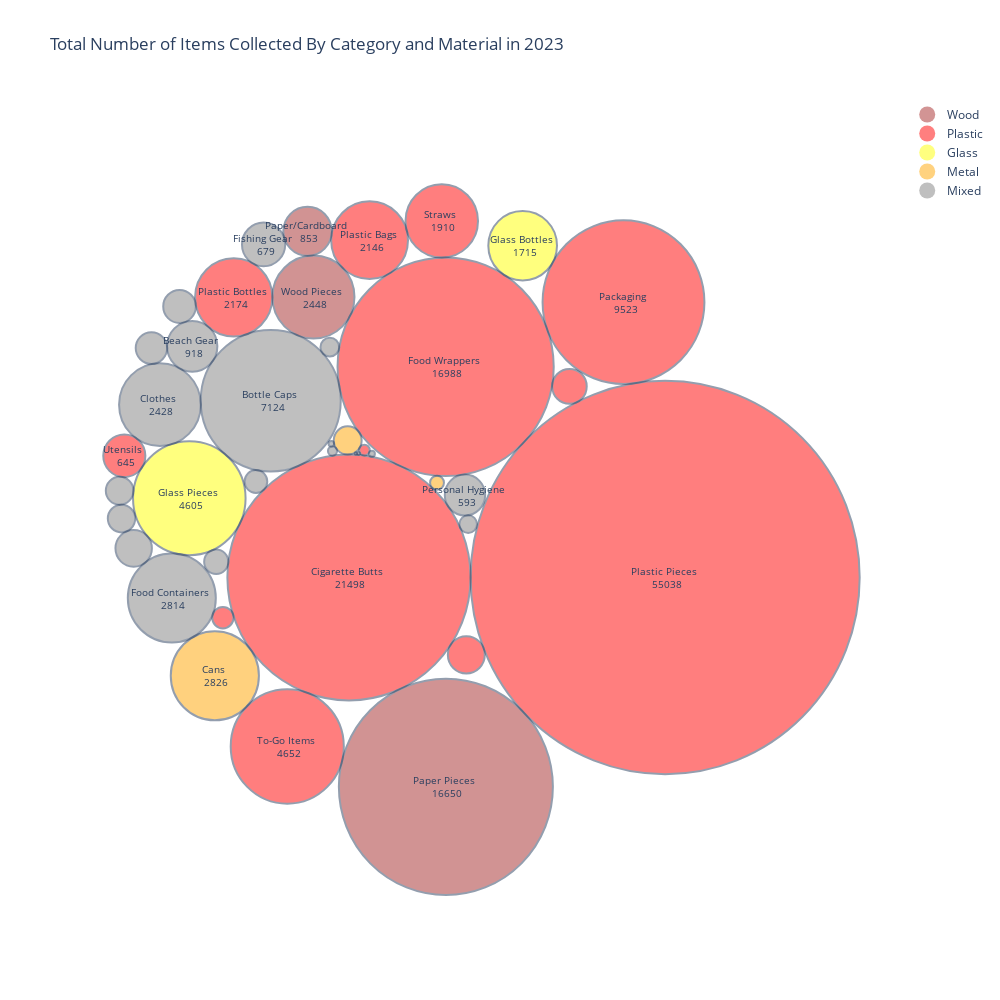

Notebook source saved alongside this figure:
### Markdown cell above
## Number of Items Collected in 2023 Color Coded by Material

This circle packing graph shows the total amount of items of the given categories that have been cleaned up by Save Our Shores from in 2023. The circle sizes correspond to the number of items. When circles are too small to display the text within them, the text has been removed, and you can instead hover over the circle to see the item category and number.
The circles are color coded based on their material, with the categories Mixed, Wood, Glass, Metal and Plastic.

### Code cell
sos23 = sos_data[sos_data['Date'].dt.year == 2023]
fig = graphs.circle_packing_graph(sos23, col_config, plot_colors=None)
fig.show()

### Figure 1 — Plotly figure (JSON) as saved in the notebook; plotly's stock layout.template omitted (floating-point values rounded to 4 significant figures)
{"data": [{"marker": {"color": "brown", "opacity": 0.5, "size": 20, "symbol": "circle"}, "mode": "markers", "name": "Wood", "showlegend": true, "type": "scatter", "x": [null], "y": [null]}, {"marker": {"color": "red", "opacity": 0.5, "size": 20, "symbol": "circle"}, "mode": "markers", "name": "Plastic", "showlegend": true, "type": "scatter", "x": [null], "y": [null]}, {"marker": {"color": "yellow", "opacity": 0.5, "size": 20, "symbol": "circle"}, "mode": "markers", "name": "Glass", "showlegend": true, "type": "scatter", "x": [null], "y": [null]}, {"marker": {"color": "orange", "opacity": 0.5, "size": 20, "symbol": "circle"}, "mode": "markers", "name": "Metal", "showlegend": true, "type": "scatter", "x": [null], "y": [null]}, {"marker": {"color": "grey", "opacity": 0.5, "size": 20, "symbol": "circle"}, "mode": "markers", "name": "Mixed", "showlegend": true, "type": "scatter", "x": [null], "y": [null]}], "layout": {"annotations": [{"font": {"size": 10}, "hovertext": "Plastic Pieces <br> 55038", "showarrow": false, "text": "Plastic Pieces <br> 55038", "x": 0.4652, "y": -0.1728}, {"font": {"size": 10}, "hovertext": "Cigarette Butts <br> 21498", "showarrow": false, "text": "Cigarette Butts <br> 21498", "x": -0.3535, "y": -0.1728}, {"font": {"size": 10}, "hovertext": "Food Wrappers <br> 16988", "showarrow": false, "text": "Food Wrappers <br> 16988", "x": -0.1032, "y": 0.3667}, {"font": {"size": 10}, "hovertext": "Paper Pieces <br> 16650", "showarrow": false, "text": "Paper Pieces <br> 16650", "x": -0.1026, "y": -0.7089}, {"font": {"size": 10}, "hovertext": "Packaging <br> 9523", "showarrow": false, "text": "Packaging <br> 9523", "x": 0.3573, "y": 0.5323}, {"font": {"size": 10}, "hovertext": "Bottle Caps <br> 7124", "showarrow": false, "text": "Bottle Caps <br> 7124", "x": -0.5561, "y": 0.28}, {"font": {"size": 10}, "hovertext": "To-Go Items <br> 4652", "showarrow": false, "text": "To-Go Items <br> 4652", "x": -0.5133, "y": -0.6056}, {"font": {"size": 10}, "hovertext": "Glass Pieces <br> 4605", "showarrow": false, "text": "Glass Pieces <br> 4605", "x": -0.767, "y": 0.0301}, {"font": {"size": 10}, "hovertext": "Cans <br> 2826", "showarrow": false, "text": "Cans <br> 2826", "x": -0.7009, "y": -0.4246}, {"font": {"size": 10}, "hovertext": "Food Containers <br> 2814", "showarrow": false, "text": "Food Containers <br> 2814", "x": -0.8123, "y": -0.2256}, {"font": {"size": 10}, "hovertext": "Wood Pieces <br> 2448", "showarrow": false, "text": "Wood Pieces <br> 2448", "x": -0.4455, "y": 0.5454}, {"font": {"size": 10}, "hovertext": "Clothes <br> 2428", "showarrow": false, "text": "Clothes <br> 2428", "x": -0.843, "y": 0.2699}, {"font": {"size": 10}, "hovertext": "Plastic Bottles <br> 2174", "showarrow": false, "text": "Plastic Bottles <br> 2174", "x": -0.6519, "y": 0.5446}, {"font": {"size": 10}, "hovertext": "Plastic Bags <br> 2146", "showarrow": false, "text": "Plastic Bags <br> 2146", "x": -0.3002, "y": 0.691}, {"font": {"size": 10}, "hovertext": "Straws <br> 1910", "showarrow": false, "text": "Straws <br> 1910", "x": -0.1132, "y": 0.7403}, {"font": {"size": 10}, "hovertext": "Glass Bottles <br> 1715", "showarrow": false, "text": "Glass Bottles <br> 1715", "x": 0.09623, "y": 0.677}, {"font": {"size": 10}, "hovertext": "Beach Gear <br> 918", "showarrow": false, "text": "Beach Gear <br> 918", "x": -0.7594, "y": 0.4192}, {"font": {"size": 10}, "hovertext": "Paper/Cardboard <br> 853", "showarrow": false, "text": "Paper/Cardboard <br> 853", "x": -0.4608, "y": 0.7137}, {"font": {"size": 10}, "hovertext": "Fishing Gear <br> 679", "showarrow": false, "text": "Fishing Gear <br> 679", "x": -0.5746, "y": 0.6802}, {"font": {"size": 10}, "hovertext": "Utensils <br> 645", "showarrow": false, "text": "Utensils <br> 645", "x": -0.9352, "y": 0.1387}, {"font": {"size": 10}, "hovertext": "Personal Hygiene <br> 593", "showarrow": false, "text": "Personal Hygiene <br> 593", "x": -0.05313, "y": 0.03834}, {"font": {"size": 10}, "hovertext": "Lids <br> 496", "showarrow": false, "text": "", "x": -0.04967, "y": -0.3709}, {"font": {"size": 10}, "hovertext": "Batteries <br> 483", "showarrow": false, "text": "", "x": -0.911, "y": -0.09825}, {"font": {"size": 10}, "hovertext": "Balloons <br> 433", "showarrow": false, "text": "", "x": 0.2174, "y": 0.3165}, {"font": {"size": 10}, "hovertext": "Construction Materials <br> 386", "showarrow": false, "text": "", "x": -0.7923, "y": 0.5212}, {"font": {"size": 10}, "hovertext": "Lighters <br> 359", "showarrow": false, "text": "", "x": -0.865, "y": 0.4147}, {"font": {"size": 10}, "hovertext": "Syringes <br> 283", "showarrow": false, "text": "", "x": -0.3568, "y": 0.1782}, {"font": {"size": 10}, "hovertext": "Bandaids <br> 277", "showarrow": false, "text": "", "x": -0.9474, "y": 0.04923}, {"font": {"size": 10}, "hovertext": "Strapping Bands <br> 273", "showarrow": false, "text": "", "x": -0.9425, "y": -0.02182}, {"font": {"size": 10}, "hovertext": "Tobacco <br> 212", "showarrow": false, "text": "", "x": -0.6973, "y": -0.1326}, {"font": {"size": 10}, "hovertext": "PPE <br> 186", "showarrow": false, "text": "", "x": -0.5944, "y": 0.07299}, {"font": {"size": 10}, "hovertext": "Beverage Pouches <br> 164", "showarrow": false, "text": "", "x": -0.68, "y": -0.2757}, {"font": {"size": 10}, "hovertext": "Bagged Pet Waste <br> 127", "showarrow": false, "text": "", "x": -0.4031, "y": 0.4171}, {"font": {"size": 10}, "hovertext": "E-Waste <br> 112", "showarrow": false, "text": "", "x": -0.04478, "y": -0.03621}, {"font": {"size": 10}, "hovertext": "Appliances <br> 70", "showarrow": false, "text": "", "x": -0.1255, "y": 0.0697}, {"font": {"size": 10}, "hovertext": "6-Pack Holders <br> 41", "showarrow": false, "text": "", "x": -0.3135, "y": 0.1534}, {"font": {"size": 10}, "hovertext": "Footwear <br> 30", "showarrow": false, "text": "", "x": -0.3963, "y": 0.151}, {"font": {"size": 10}, "hovertext": "Cigar Tips <br> 13", "showarrow": false, "text": "", "x": -0.2941, "y": 0.1443}, {"font": {"size": 10}, "hovertext": "Tires <br> 11", "showarrow": false, "text": "", "x": -0.3992, "y": 0.1697}, {"font": {"size": 10}, "hovertext": "Rope <br> 3", "showarrow": false, "text": "", "x": -0.3288, "y": 0.1448}, {"font": {"size": 10}, "hovertext": "Fireworks <br> 2", "showarrow": false, "text": "", "x": -0.3355, "y": 0.1446}], "autosize": false, "height": 1000, "plot_bgcolor": "rgba(0, 0, 0, 0)", "shapes": [{"fillcolor": "red", "line": {"width": 2}, "opacity": 0.5, "type": "circle", "x0": -0.03863, "x1": 0.9689, "xref": "x", "y0": -0.6766, "y1": 0.331, "yref": "y"}, {"fillcolor": "red", "line": {"width": 2}, "opacity": 0.5, "type": "circle", "x0": -0.6683, "x1": -0.03863, "xref": "x", "y0": -0.4877, "y1": 0.1421, "yref": "y"}, {"fillcolor": "red", "line": {"width": 2}, "opacity": 0.5, "type": "circle", "x0": -0.3831, "x1": 0.1767, "xref": "x", "y0": 0.08683, "y1": 0.6466, "yref": "y"}, {"fillcolor": "brown", "line": {"width": 2}, "opacity": 0.5, "type": "circle", "x0": -0.3797, "x1": 0.1745, "xref": "x", "y0": -0.986, "y1": -0.4319, "yref": "y"}, {"fillcolor": "red", "line": {"width": 2}, "opacity": 0.5, "type": "circle", "x0": 0.1478, "x1": 0.5669, "xref": "x", "y0": 0.3228, "y1": 0.7419, "yref": "y"}, {"fillcolor": "grey", "line": {"width": 2}, "opacity": 0.5, "type": "circle", "x0": -0.7374, "x1": -0.3749, "xref": "x", "y0": 0.09877, "y1": 0.4613, "yref": "y"}, {"fillcolor": "red", "line": {"width": 2}, "opacity": 0.5, "type": "circle", "x0": -0.6598, "x1": -0.3669, "xref": "x", "y0": -0.752, "y1": -0.4591, "yref": "y"}, {"fillcolor": "yellow", "line": {"width": 2}, "opacity": 0.5, "type": "circle", "x0": -0.9127, "x1": -0.6212, "xref": "x", "y0": -0.1156, "y1": 0.1758, "yref": "y"}, {"fillcolor": "orange", "line": {"width": 2}, "opacity": 0.5, "type": "circle", "x0": -0.815, "x1": -0.5867, "xref": "x", "y0": -0.5387, "y1": -0.3104, "yref": "y"}, {"fillcolor": "grey", "line": {"width": 2}, "opacity": 0.5, "type": "circle", "x0": -0.9262, "x1": -0.6983, "xref": "x", "y0": -0.3395, "y1": -0.1116, "yref": "y"}, {"fillcolor": "brown", "line": {"width": 2}, "opacity": 0.5, "type": "circle", "x0": -0.5518, "x1": -0.3393, "xref": "x", "y0": 0.4391, "y1": 0.6516, "yref": "y"}, {"fillcolor": "grey", "line": {"width": 2}, "opacity": 0.5, "type": "circle", "x0": -0.9488, "x1": -0.7372, "xref": "x", "y0": 0.164, "y1": 0.3757, "yref": "y"}, {"fillcolor": "red", "line": {"width": 2}, "opacity": 0.5, "type": "circle", "x0": -0.752, "x1": -0.5518, "xref": "x", "y0": 0.4445, "y1": 0.6447, "yref": "y"}, {"fillcolor": "red", "line": {"width": 2}, "opacity": 0.5, "type": "circle", "x0": -0.3996, "x1": -0.2007, "xref": "x", "y0": 0.5915, "y1": 0.7904, "yref": "y"}, {"fillcolor": "red", "line": {"width": 2}, "opacity": 0.5, "type": "circle", "x0": -0.2071, "x1": -0.0194, "xref": "x", "y0": 0.6465, "y1": 0.8342, "yref": "y"}, {"fillcolor": "yellow", "line": {"width": 2}, "opacity": 0.5, "type": "circle", "x0": 0.007301, "x1": 0.1852, "xref": "x", "y0": 0.588, "y1": 0.7659, "yref": "y"}, {"fillcolor": "grey", "line": {"width": 2}, "opacity": 0.5, "type": "circle", "x0": -0.8245, "x1": -0.6943, "xref": "x", "y0": 0.3541, "y1": 0.4842, "yref": "y"}, {"fillcolor": "brown", "line": {"width": 2}, "opacity": 0.5, "type": "circle", "x0": -0.5235, "x1": -0.398, "xref": "x", "y0": 0.651, "y1": 0.7764, "yref": "y"}, {"fillcolor": "grey", "line": {"width": 2}, "opacity": 0.5, "type": "circle", "x0": -0.6306, "x1": -0.5187, "xref": "x", "y0": 0.6242, "y1": 0.7362, "yref": "y"}, {"fillcolor": "red", "line": {"width": 2}, "opacity": 0.5, "type": "circle", "x0": -0.9898, "x1": -0.8807, "xref": "x", "y0": 0.08414, "y1": 0.1932, "yref": "y"}, {"fillcolor": "grey", "line": {"width": 2}, "opacity": 0.5, "type": "circle", "x0": -0.1054, "x1": -0.0008362, "xref": "x", "y0": -0.01395, "y1": 0.09063, "yref": "y"}, {"fillcolor": "red", "line": {"width": 2}, "opacity": 0.5, "type": "circle", "x0": -0.09749, "x1": -0.001844, "xref": "x", "y0": -0.4187, "y1": -0.3231, "yref": "y"}, {"fillcolor": "grey", "line": {"width": 2}, "opacity": 0.5, "type": "circle", "x0": -0.9582, "x1": -0.8638, "xref": "x", "y0": -0.1454, "y1": -0.05106, "yref": "y"}, {"fillcolor": "red", "line": {"width": 2}, "opacity": 0.5, "type": "circle", "x0": 0.1728, "x1": 0.2621, "xref": "x", "y0": 0.2719, "y1": 0.3612, "yref": "y"}, {"fillcolor": "grey", "line": {"width": 2}, "opacity": 0.5, "type": "circle", "x0": -0.8345, "x1": -0.7501, "xref": "x", "y0": 0.4791, "y1": 0.5634, "yref": "y"}, {"fillcolor": "grey", "line": {"width": 2}, "opacity": 0.5, "type": "circle", "x0": -0.9057, "x1": -0.8244, "xref": "x", "y0": 0.374, "y1": 0.4554, "yref": "y"}, {"fillcolor": "orange", "line": {"width": 2}, "opacity": 0.5, "type": "circle", "x0": -0.3929, "x1": -0.3207, "xref": "x", "y0": 0.142, "y1": 0.2143, "yref": "y"}, {"fillcolor": "grey", "line": {"width": 2}, "opacity": 0.5, "type": "circle", "x0": -0.9832, "x1": -0.9117, "xref": "x", "y0": 0.01349, "y1": 0.08497, "yref": "y"}, {"fillcolor": "grey", "line": {"width": 2}, "opacity": 0.5, "type": "circle", "x0": -0.978, "x1": -0.907, "xref": "x", "y0": -0.05731, "y1": 0.01366, "yref": "y"}, {"fillcolor": "grey", "line": {"width": 2}, "opacity": 0.5, "type": "circle", "x0": -0.7285, "x1": -0.666, "xref": "x", "y0": -0.1639, "y1": -0.1013, "yref": "y"}, {"fillcolor": "grey", "line": {"width": 2}, "opacity": 0.5, "type": "circle", "x0": -0.6237, "x1": -0.5651, "xref": "x", "y0": 0.0437, "y1": 0.1023, "yref": "y"}, {"fillcolor": "red", "line": {"width": 2}, "opacity": 0.5, "type": "circle", "x0": -0.7075, "x1": -0.6525, "xref": "x", "y0": -0.3032, "y1": -0.2482, "yref": "y"}, {"fillcolor": "grey", "line": {"width": 2}, "opacity": 0.5, "type": "circle", "x0": -0.4273, "x1": -0.3789, "xref": "x", "y0": 0.3929, "y1": 0.4413, "yref": "y"}, {"fillcolor": "grey", "line": {"width": 2}, "opacity": 0.5, "type": "circle", "x0": -0.0675, "x1": -0.02205, "xref": "x", "y0": -0.05894, "y1": -0.01349, "yref": "y"}, {"fillcolor": "orange", "line": {"width": 2}, "opacity": 0.5, "type": "circle", "x0": -0.1435, "x1": -0.1076, "xref": "x", "y0": 0.05174, "y1": 0.08767, "yref": "y"}, {"fillcolor": "red", "line": {"width": 2}, "opacity": 0.5, "type": "circle", "x0": -0.3273, "x1": -0.2998, "xref": "x", "y0": 0.1396, "y1": 0.1671, "yref": "y"}, {"fillcolor": "grey", "line": {"width": 2}, "opacity": 0.5, "type": "circle", "x0": -0.408, "x1": -0.3845, "xref": "x", "y0": 0.1392, "y1": 0.1628, "yref": "y"}, {"fillcolor": "grey", "line": {"width": 2}, "opacity": 0.5, "type": "circle", "x0": -0.3018, "x1": -0.2863, "xref": "x", "y0": 0.1365, "y1": 0.152, "yref": "y"}, {"fillcolor": "grey", "line": {"width": 2}, "opacity": 0.5, "type": "circle", "x0": -0.4063, "x1": -0.3921, "xref": "x", "y0": 0.1625, "y1": 0.1768, "yref": "y"}, {"fillcolor": "grey", "line": {"width": 2}, "opacity": 0.5, "type": "circle", "x0": -0.3325, "x1": -0.3251, "xref": "x", "y0": 0.1411, "y1": 0.1485, "yref": "y"}, {"fillcolor": "grey", "line": {"width": 2}, "opacity": 0.5, "type": "circle", "x0": -0.3386, "x1": -0.3325, "xref": "x", "y0": 0.1415, "y1": 0.1476, "yref": "y"}], "title": {"text": "Total Number of Items Collected By Category and Material in 2023"}, "width": 1000, "xaxis": {"range": [-1.05, 1.05], "showgrid": false, "showticklabels": false, "zeroline": false}, "yaxis": {"range": [-1.05, 1.05], "showgrid": false, "showticklabels": false, "zeroline": false}}}
